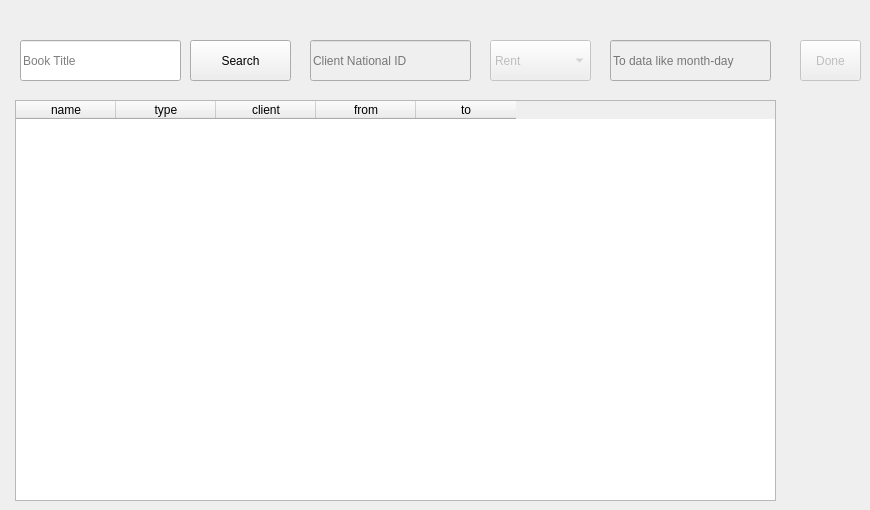
    <widget class="QWidget" name="tab">
     <attribute name="title">
      <string>Today</string>
     </attribute>
     <widget class="QComboBox" name="comboBox">
      <property name="enabled">
       <bool>false</bool>
      </property>
      <property name="geometry">
       <rect>
        <x>490</x>
        <y>40</y>
        <width>101</width>
        <height>41</height>
       </rect>
      </property>
      <item>
       <property name="text">
        <string>Rent</string>
       </property>
      </item>
      <item>
       <property name="text">
        <string>Retrieve</string>
       </property>
      </item>
     </widget>
     <widget class="QPushButton" name="pushButton_8">
      <property name="enabled">
       <bool>true</bool>
      </property>
      <property name="geometry">
       <rect>
        <x>190</x>
        <y>40</y>
        <width>101</width>
        <height>41</height>
       </rect>
      </property>
      <property name="text">
       <string>Search</string>
      </property>
     </widget>
     <widget class="QTableWidget" name="tableWidget">
      <property name="geometry">
       <rect>
        <x>15</x>
        <y>100</y>
        <width>761</width>
        <height>401</height>
       </rect>
      </property>
      <column>
       <property name="text">
        <string>name</string>
       </property>
      </column>
      <column>
       <property name="text">
        <string>type</string>
       </property>
      </column>
      <column>
       <property name="text">
        <string>client</string>
       </property>
      </column>
      <column>
       <property name="text">
        <string>from</string>
       </property>
      </column>
      <column>
       <property name="text">
        <string>to</string>
       </property>
      </column>
     </widget>
     <widget class="QLineEdit" name="lineEdit_4">
      <property name="geometry">
       <rect>
        <x>20</x>
        <y>40</y>
        <width>161</width>
        <height>41</height>
       </rect>
      </property>
      <property name="placeholderText">
       <string>Book Title</string>
      </property>
     </widget>
     <widget class="QLineEdit" name="lineEdit_7">
      <property name="enabled">
       <bool>false</bool>
      </property>
      <property name="geometry">
       <rect>
        <x>310</x>
        <y>40</y>
        <width>161</width>
        <height>41</height>
       </rect>
      </property>
      <property name="placeholderText">
       <string>Client National ID</string>
      </property>
     </widget>
     <widget class="QLineEdit" name="lineEdit_10">
      <property name="enabled">
       <bool>false</bool>
      </property>
      <property name="geometry">
       <rect>
        <x>610</x>
        <y>40</y>
        <width>161</width>
        <height>41</height>
       </rect>
      </property>
      <property name="placeholderText">
       <string>To data like month-day</string>
      </property>
     </widget>
     <widget class="QPushButton" name="pushButton_22">
      <property name="enabled">
       <bool>false</bool>
      </property>
      <property name="geometry">
       <rect>
        <x>800</x>
        <y>40</y>
        <width>61</width>
        <height>41</height>
       </rect>
      </property>
      <property name="text">
       <string>Done</string>
      </property>
     </widget>
     <widget class="QLabel" name="label_21">
      <property name="geometry">
       <rect>
        <x>24</x>
        <y>90</y>
        <width>261</width>
        <height>50</height>
       </rect>
      </property>
      <property name="font">
       <font>
        <pointsize>10</pointsize>
       </font>
      </property>
      <property name="text">
       <string/>
      </property>
     </widget>
    </widget>
